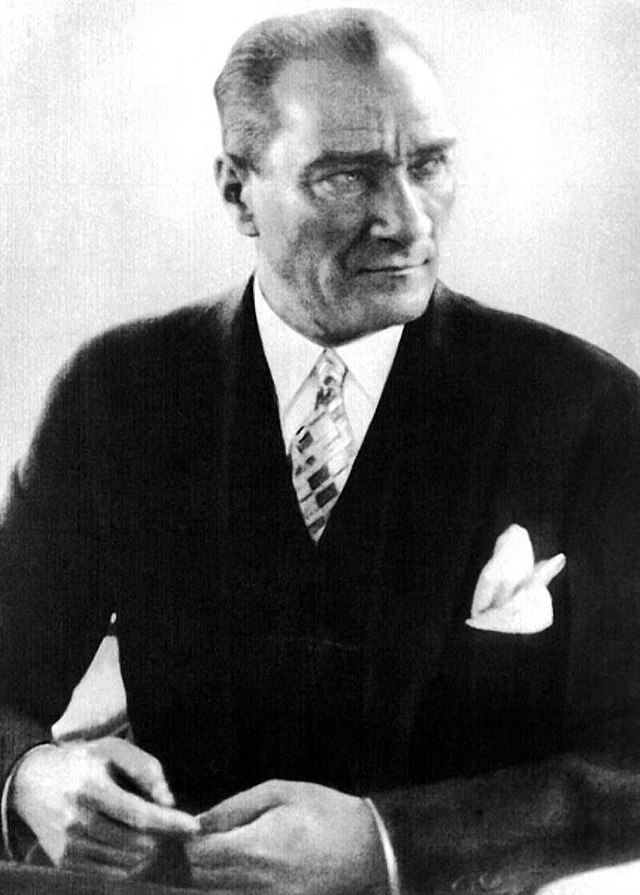
#> input picture Python modüllerim/Atatürk.jpg, 640 x 895 px, given in place of the camera
$ python untitled15.py
#> lines starting #> are read from the running program, lines starting #| are printed output that depends on the picture; after the words box and inside, x2 and y2 are one past the last pixel; in counts of white or black regions, pixels touching at a corner belong together
import cv2
import numpy as np
import matplotlib.pyplot as plt

# Yüz algılama için CascadeClassifier yüklenmesi
face_cascade = cv2.CascadeClassifier(cv2.data.haarcascades + 'haarcascade_frontalface_default.xml')

# Kamerayı açma
cap = cv2.VideoCapture(0)

while True:
    ret, frame = cap.read()
#> frame is the input picture: shape (895, 640, 3); min 0, max 255, mean 112.1
    if not ret:
        break

    # Gri tonlamalı resmi al
    gray = cv2.cvtColor(frame, cv2.COLOR_BGR2GRAY)

    # Yüzleri algıla
    faces = face_cascade.detectMultiScale(gray, scaleFactor=1.1, minNeighbors=5, minSize=(30, 30))
#> faces = [[285, 88, 207, 207]]

    # Yüz varsa
    for (x, y, w, h) in faces:
        # Yüzün etrafına dikdörtgen çiz
        cv2.rectangle(frame, (x, y), (x+w, y+h), (255, 0, 0), 2)

        # Yüzün merkezini hesapla
        centerX = x + w // 2
        centerY = y + h // 2

        # Ekranın merkez noktasını bul
        screen_centerX = frame.shape[1] // 2
        screen_centerY = frame.shape[0] // 2

        # Yüzün ekranın hangi yönde olduğunu belirle
        if centerX < screen_centerX - 50:
            directionX = "SOL"
        elif centerX > screen_centerX + 50:
            directionX = "SAG"
        else:
            directionX = "MERKEZ"

        if centerY < screen_centerY - 50:
            directionY = "YUKARI"
        elif centerY > screen_centerY + 50:
            directionY = "ASAGI"
        else:
            directionY = "MERKEZ"

        # Yüzün ekranın hangi yönde olduğunu ekrana yazdır
        cv2.putText(frame, f"{directionX}, {directionY}", (x, y - 10), cv2.FONT_HERSHEY_SIMPLEX, 0.5, (0, 0, 255), 2)
#> this loop made 1 pass
#> (x, y, w, h, centerX, centerY, screen_centerX, screen_centerY) on pass 1: (285, 88, 207, 207, 388, 191, 320, 447)
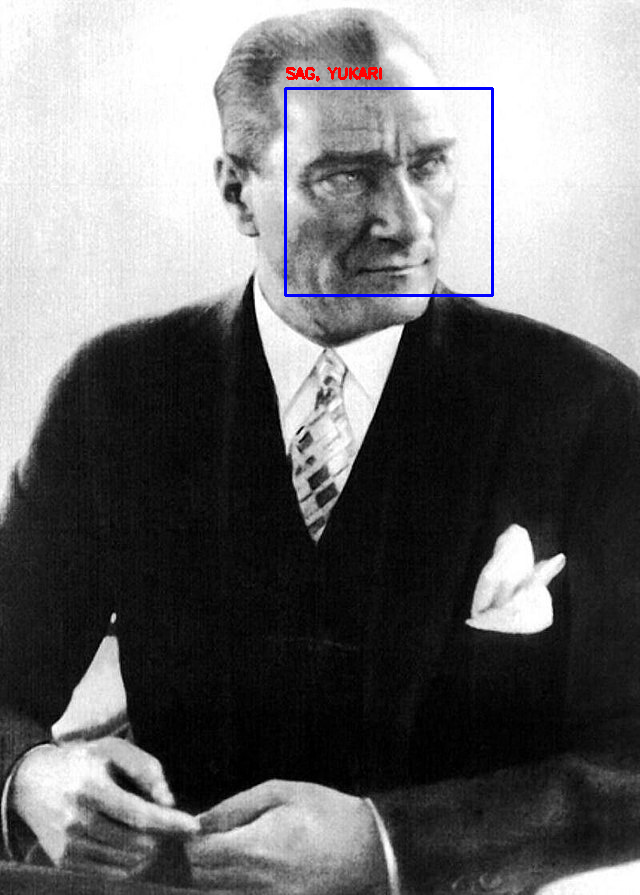
#> frame: shape (895, 640, 3); 0.55% of pixels changed, all inside (x1, y1, x2, y2) = (284, 67, 494, 297)

    # Kameradan görüntüyü göster
    cv2.imshow('Face Detection', frame)


    # Mavi renk aralığını belirleme
    lower_blue = np.array([100, 50, 50])
    upper_blue = np.array([140, 255, 255])

    # Kırmızı renk aralığını belirleme
    lower_red = np.array([0, 50, 50])
    upper_red = np.array([20, 255, 255])

    # Renk uzayını BGR'den HSV'ye dönüştürme
    hsv_frame = cv2.cvtColor(frame, cv2.COLOR_BGR2HSV)
#> hsv_frame: shape (895, 640, 3); mean H, S, V 0.5, 1.4, 112.5

    # Mavi renk alanlarını bulma
    blue_mask = cv2.inRange(hsv_frame, lower_blue, upper_blue)
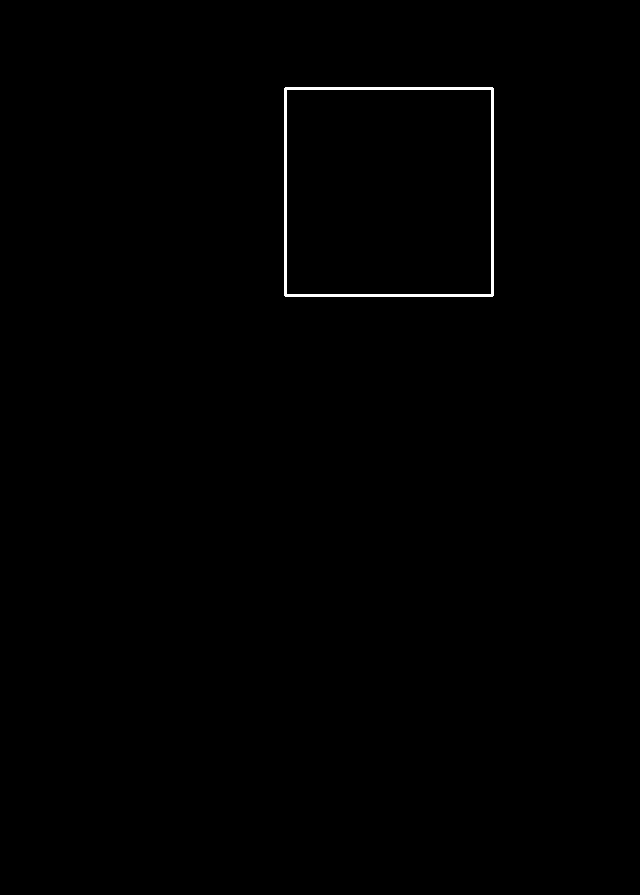
#> blue_mask: shape (895, 640); 0.43% white; 1 white region, box (x1, y1, x2, y2) and area: (284, 87, 494, 297) 2480
    blue_result = cv2.bitwise_and(frame, frame, mask=blue_mask)

    # Kırmızı renk alanlarını bulma
    red_mask = cv2.inRange(hsv_frame, lower_red, upper_red)
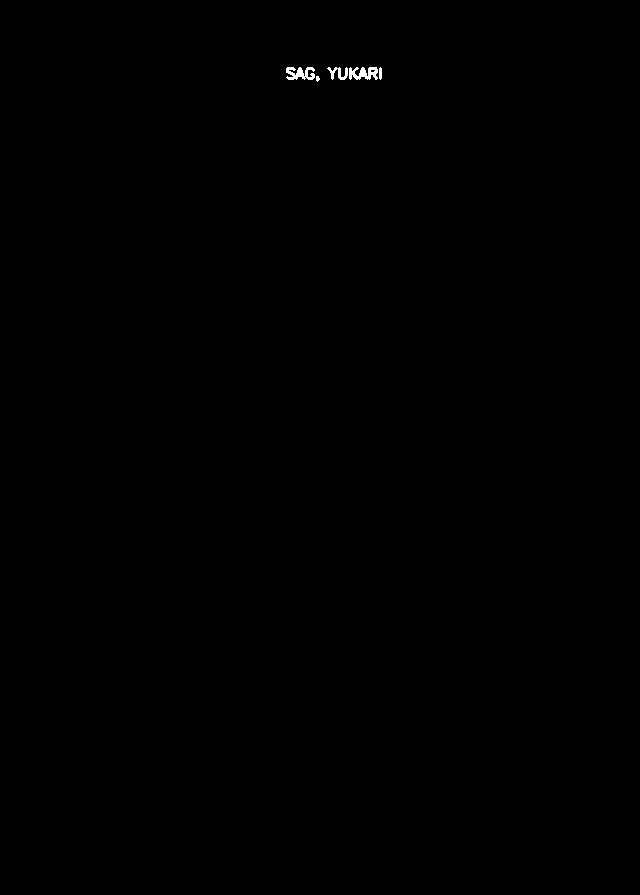
#> red_mask: shape (895, 640); 0.12% white; 5 white regions (1 under 20 px), largest, box (x1, y1, x2, y2) and area: (349, 67, 378, 80) 251, (286, 67, 315, 80) 246, (327, 67, 348, 80) 130, (379, 67, 382, 80) 35
    red_result = cv2.bitwise_and(frame, frame, mask=red_mask)

    # Mavi ve kırmızı renklerin koyuluğunu artırma
    blue_result_dark = cv2.addWeighted(blue_result, 1.5, np.zeros_like(frame), 0, 0)
    red_result_dark = cv2.addWeighted(red_result, 1.5, np.zeros_like(frame), 0, 0)

    # Mavi ve kırmızı renklerin gösterilmesi
    cv2.imshow('Blue Colors', blue_result_dark)
    cv2.imshow('Red Colors', red_result_dark)

    # Q ile çıkış yap
    if cv2.waitKey(1) & 0xFF == ord('q'):
#> (key q is pressed here)
        break

    # Q ile çıkış yap
    if cv2.waitKey(1) & 0xFF == ord('q'):
        break

# Kamera kapat
cap.release()
cv2.destroyAllWindows()

$ run again, on Python modüllerim/papağan.jpg
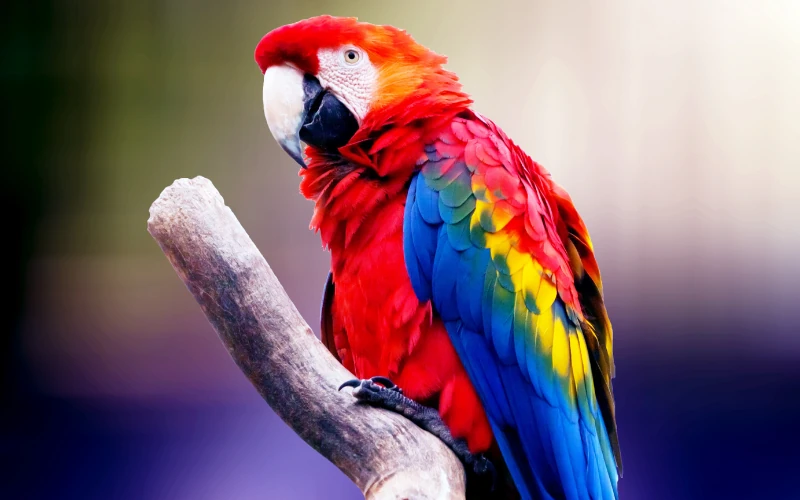
#> input picture Python modüllerim/papağan.jpg, 800 x 500 px, given in place of the camera
#> frame is the input picture: shape (500, 800, 3); mean B, G, R 110.3, 97.4, 125.2
#> `gray = cv2.cvtColor(frame, cv2.COLOR_BGR2GRAY)`:
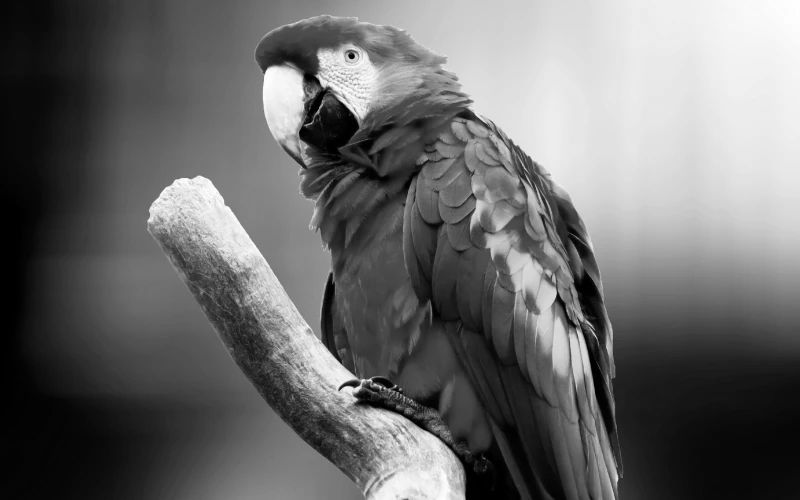
#> gray: shape (500, 800); min 0, max 255, mean 107.2
#> faces = [[311, 30, 60, 60]]
#> the loop `for (x, y, w, h) in faces:` made 1 pass
#> (x, y, w, h, centerX, centerY, screen_centerX, screen_centerY) on pass 1: (311, 30, 60, 60, 341, 60, 400, 250)
#> hsv_frame: shape (500, 800, 3); mean H, S, V 86.9, 130.5, 147.5
#> blue_mask: shape (500, 800); 24.8% white; 52 white regions (36 under 20 px), largest, box (x1, y1, x2, y2) and area: (403, 148, 800, 500) 60392, (40, 256, 370, 500) 33956, (282, 29, 373, 166) 2100
#> red_mask: shape (500, 800); 8% white; 216 white regions (163 under 20 px), largest, box (x1, y1, x2, y2) and area: (51, 222, 193, 324) 7848, (253, 9, 473, 123) 6910, (545, 177, 614, 416) 3396
#> `red_result_dark = cv2.addWeighted(red_result, 1.5, np.zeros_like(frame..`:
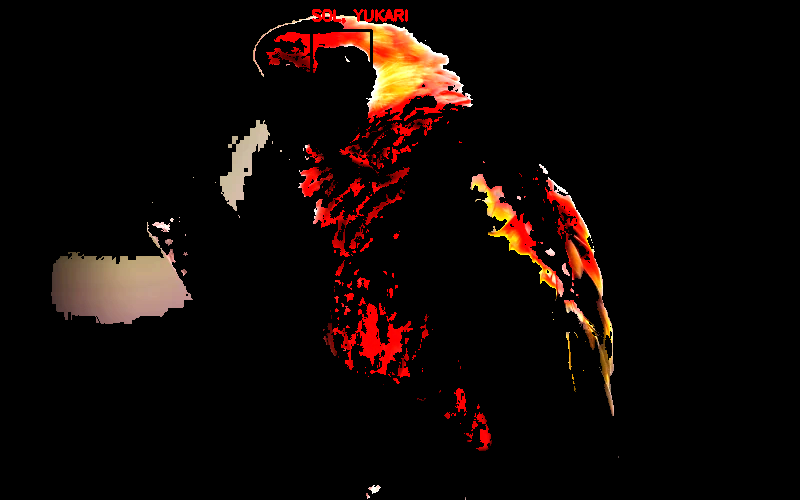
#> red_result_dark: shape (500, 800, 3); mean B, G, R 5.4, 8, 17.2
